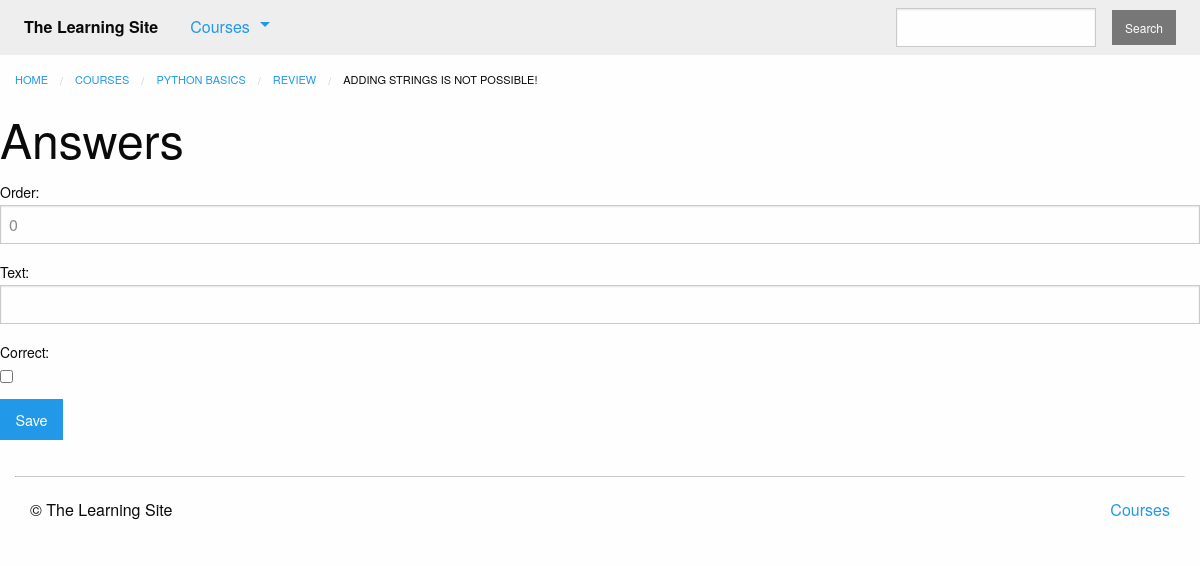
Page /courses/1/create_answer/ (signed in) on the committed database.
### courses/models.py (models this page shows, shortened)
class Question(models.Model):
    quiz = models.ForeignKey(Quiz)
    order = models.IntegerField(default=0)
    prompt = models.TextField()
    class Meta:
        ordering = ['order', ]
    def __str__(self):
        return self.prompt

class Step(models.Model):
    title = models.CharField(max_length=255)
    description = models.TextField()
    order = models.IntegerField(default=0)
    course = models.ForeignKey(Course)
    class Meta:
        abstract = True
        ordering = ['order', ]

class Quiz(Step):
    total_questions = models.IntegerField()
    class Meta:
        verbose_name_plural = "quizzes"

class Course(models.Model):
    created_at = models.DateTimeField(auto_now_add=True)
    title = models.CharField(max_length=255)
    description = models.TextField()
    published = models.BooleanField(default=False)

### courses/views.py (the view, shortened to what this page needs)
@login_required
def answer_form(request, question_pk, answer_pk=None):
    question = get_object_or_404(models.Question, pk=question_pk)
    formset = forms.AnswerFormSet(queryset=question.answer_set.all())
    return render(request, 'courses/answer_form.html', {
        'formset': formset,
        'question': question
    })

### courses/templatetags/course_extras.py (called while the page is built)
@register.inclusion_tag('courses/course_nav.html')
def nav_courses_list():
    courses = Course.objects.filter(
        published=True
    ).order_by(
        '-created_at'
    ).values('id', 'title'
             )[:5]
    return {'courses': courses}

### courses/templates/courses/answer_form.html (shortened to what this page needs)
{% extends "courses/layout.html" %}
{% load course_extras %}
{% block breadcrumbs %}
    <li><a href="{% url 'courses:detail' pk=question.quiz.course.pk %}">{{ question.quiz.course.title }}</a></li>
    <li><a href="{% url 'courses:quiz' course_pk=question.quiz.course.pk step_pk=question.quiz.pk %}">{{ question.quiz.title }}</a></li>
    <li>{{ question.prompt }}</li>
{% endblock %}
{% block content %}
    <div class="row columns">
    {{ block.super }}
    </div>
    <div class=""row columns">
        <h1>Answers</h1>
    <form method="POST" action="">
        <section>
            {{ formset }}
        </section>
        <input type="submit" class="button" value="Save">
    </form>
    </div>
{% endblock %}

### rows in the picture
Question: quiz.course "PYTHON BASICS", quiz "REVIEW", prompt "ADDING STRINGS IS NOT POSSIBLE!"
